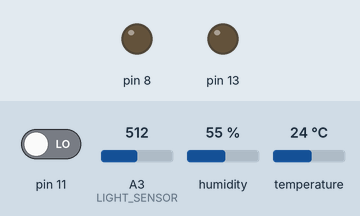
Simulated run of this sketch. Board: Arduino Leonardo, built with avr-gcc and run on an emulated ATmega32U4. On the bench: output pins drawn as LEDs (lit = HIGH). Inputs (shaded band) come from the test bench; at power-on: pin 11 LOW, A3 (LIGHT_SENSOR) = 512, humidity 55 %, temperature 24 °C. What the sketch prints to the serial monitor is not drawn.

Above: at 2.3 s.
2.4 s: pin 11 driven HIGH
At 3.4 s:
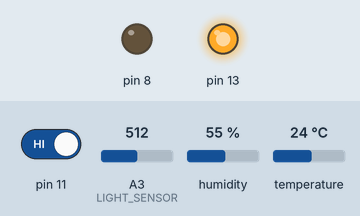
10.2 s: pin 11 driven LOW
At 13.4 s:
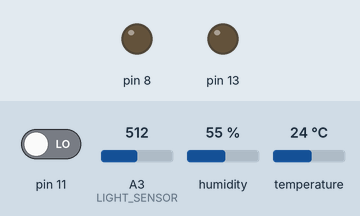
Timing chart, 0 to 14.9 s (numbered marks = the images above; inputs shaded):
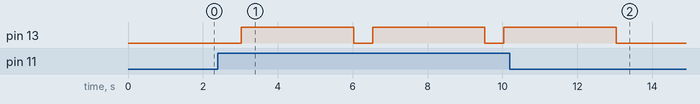

The sketch:

Emergency_Fuel_Trip_Device.ino
```cpp
//안전차단장치
//서 있으면 등이 켜지는 센서 온도와 빛의 세기를 받아와 화재가 일어났을때 모든 전원을 끄는 안전장치
//화장실에 들어가면 등이 켜지고 노래가 나오는 기능
//앉아서 타는 전동기?
#include <LiquidCrystal_I2C.h> // lcd통신을 연결해줄 라이브러리
#include "DHT.h" // 온습도 센서에서 정보를 가져온다

const uint8_t Radar_Sensor {11U}; //레이더센서
const uint8_t Buzzer_PIN =8U; //부저센서 소리냄
const uint8_t LED {13U}; //등, 테스트 시 잘 작동하는지 여부를 확인
const int noteDuration = 500; // 음 길이 (ms)
const uint8_t TILT_SW{53U}; // 진동감지
const uint8_t LIGHT_SENSOR {A3}; //빛감지 센서
const uint8_t DHT_PIN {A1}; //온습도 감지 센서

class DHT dht = DHT(DHT_PIN, 11);

void setup() {
  // put your setup code here, to run once:
  Serial.begin(115200UL);
  Serial1.begin(9600UL);
  pinMode(Radar_Sensor, INPUT);
  pinMode(Buzzer_PIN, OUTPUT);
  pinMode(LED, OUTPUT);
  pinMode(TILT_SW, INPUT_PULLUP); //진동이 어느정도 이상이 계속되면 모든 전원이 나가는 안전장치
  pinMode(LIGHT_SENSOR, INPUT); // 빛이 엄청 밝으면 전원이 들어오지 않는다.
  //온습도 센서로 온도가 어느정도 이상으로 올라가면 전원을 차단하는 안전장치
  dht.begin(); // 온습도 센서 시작 , 초기화

}

void loop() {
  // put your main code here, to run repeatedly:
  bool light_low = digitalRead(Radar_Sensor);

  if(digitalRead(Radar_Sensor)){
      Serial.println(F("등이 켜집니다."));
      Serial1.println(F("등이 켜집니다."));
      digitalWrite(LED, HIGH);
      delay(3000UL);
      digitalWrite(LED, LOW);
    } else if (light_low == 0){ //우선 등을 작동하는 테스트를 하는데 등이 작동중일때는 온습도를 측정하지않는다.
      // 화재 감지
      fire();
    }


  delay(500UL);
}

void fire(){ //화재가 났을때 전원을 끄는 장치 (온도와 빛의 세기로 화재여부를 측정한다.) 물을뿌려주는 기계?
  int light_value = analogRead(LIGHT_SENSOR); //빛센서 수치를 받아옴
  Serial.print(light_value);
  if (dht.read()) { // dht센서에서 문제없이 읽혔다면
    float temperature = dht.readTemperature(); //온도
    float precentHumidity = dht.readHumidity(); //습도
    Serial.print(F("온도 : "));
    Serial.print(String(temperature) + " 도 ");
    Serial.print(F("습도 : "));
    Serial.print(String(precentHumidity) + " % ");
    float heat = dht.computeHeatIndex(temperature, precentHumidity);
    Serial.print(F(" 열 : "));
    Serial.println(heat);
    delay(1000UL); //10초마다 측정
    if(light_value >= 900 && temperature >= 80.0){ //빛이 900이상 온도가 80도 이상일 때 동작한다.
    digitalWrite(LED, HIGH);
    //부저센서를 작동해 사람들에게 알린다.
    //모든 동작을 중지하거나 끄는 코드를 작성한다.
    }
  }

}
```

Measured:
- after the input at 2.4 s, pin 13: alternates HIGH for 3.0 s and LOW for 0.50 s, starting after 0.63 s
- after the input at 10.2 s, pin 13: goes on until 13.0 s, then stays LOW
